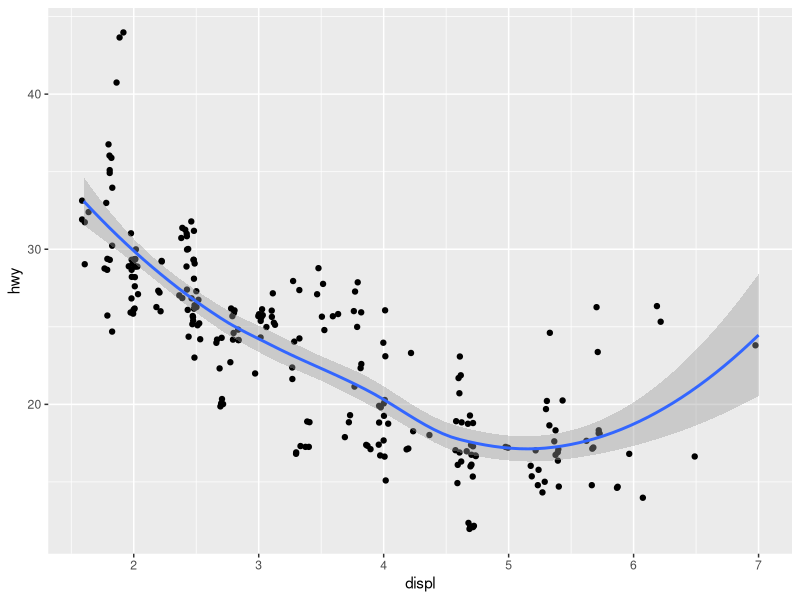

The R script that drew this image:
## ---- chunk 1
library(tidyverse)
## ---- chunk 2
mpg
## ---- chunk 3
?mpg
## ---- chunk 4
mpg %>%
ggplot(mapping = aes(x=displ, y=hwy)) + 
  geom_point(position = "jitter") +
  geom_smooth(method = "loess")
